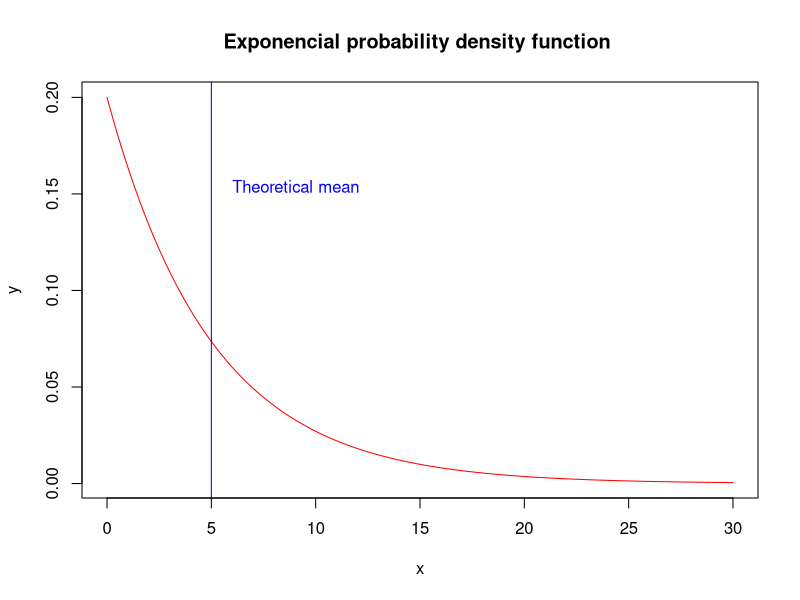
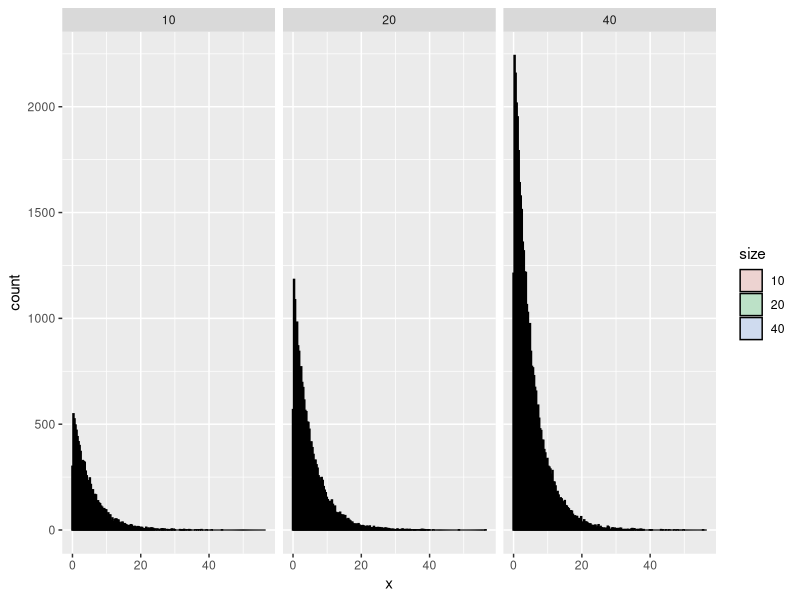
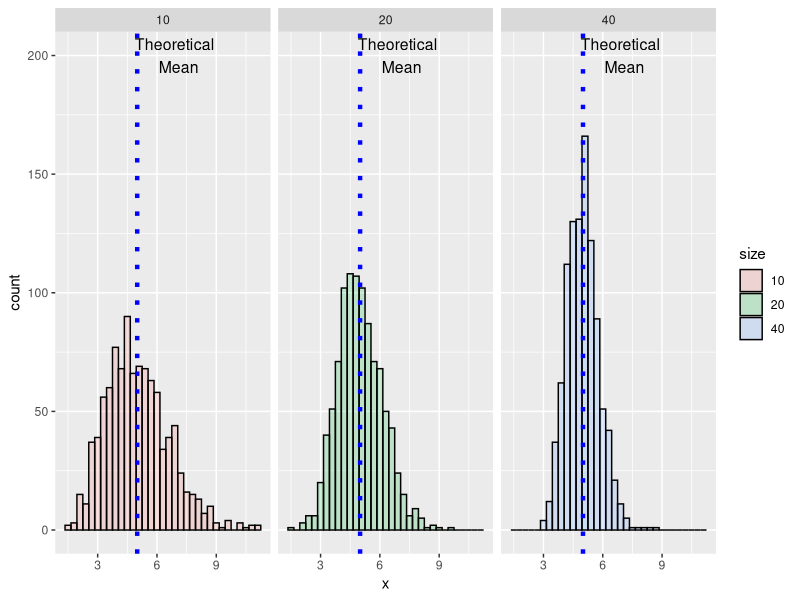
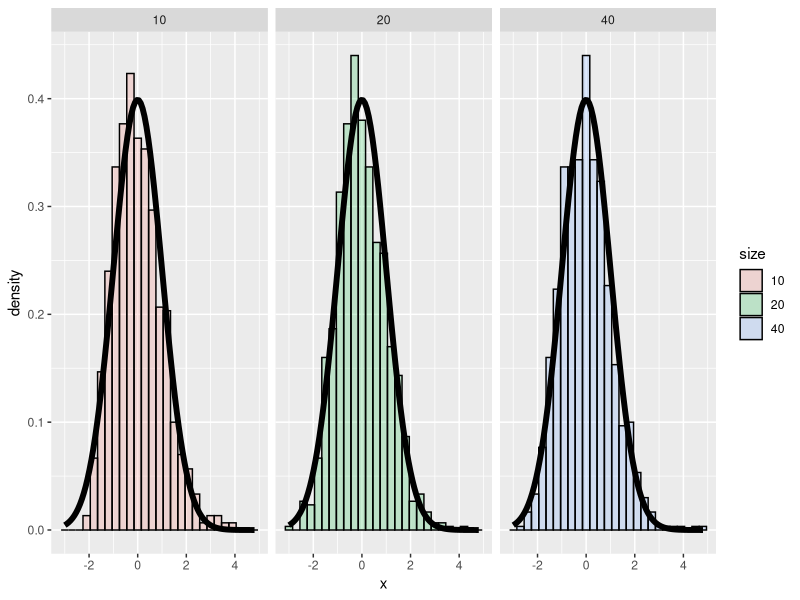

Write R code to recreate these figures, in order.
## ---- chunk 1
knitr::opts_chunk$set(echo = TRUE)
library(dplyr)
library(ggplot2)
library(knitr)
## ---- chunk 2

x <- seq(0,30, 0.01)
lambda = 0.2
dist_exp <- function(x,lambda) (lambda)*exp(-x*lambda)
y <- dist_exp(x, lambda)

plot(x,y, type= "l", col="red", main = "Exponencial probability density function ")
abline(v= 1/lambda, col= "blue" )
text(6, 0.15, "Theoretical mean", col = "blue", adj = c(0, -.1))

## ---- chunk 3
lambda = 0.2
nosim = 1000
n1 = 10
n2 = 20
n3 = 40
set.seed(63)

data1 <- rexp(nosim*n1,lambda)
data2 <- rexp(nosim*n2,lambda)
data3 <- rexp(nosim*n3,lambda)


data <- data.frame(
  x = c(data1, data2, data3),
  size = factor(rep(c(n1,n2,n3),c(length(data1),length(data2),length(data3))))
)

g <- ggplot(data, aes(x = x, fill = size)) + geom_histogram(alpha = .20, binwidth=.3, colour = "black", aes(y = ..count..))
g + facet_grid(. ~ size)

## ---- chunk 4

medias <- data.frame(
  x = c(apply(matrix(data1, nosim), 1, mean),
        apply(matrix(data2, nosim), 1, mean),
        apply(matrix(data3, nosim), 1, mean)
  ),
  size = factor(rep(c(n1, n2, n3), rep(nosim, 3)))) 

g <- (ggplot(medias, aes(x = x, fill = size)) 
      + geom_histogram(alpha = .20, binwidth=.3, colour = "black", aes(y = ..count..)) 
      + geom_vline(xintercept = 1/lambda, linetype = "dotted", size = 1.5, color = "blue")
      + annotate("text", label = "Theoretical \n Mean", size = 4, x = 1.4*(1/lambda), y = 200)
      )
g + facet_grid(. ~ size)

## ---- chunk 5

cfunc <- function(x, n) sqrt(n) * (mean(x) - 1/lambda) / (1/lambda)

dat <- data.frame(
  x = c(apply(matrix(data1, nosim), 1, cfunc, n1),
        apply(matrix(data2, nosim), 1, cfunc, n2),
        apply(matrix(data3, nosim), 1, cfunc, n3)
  ),
  size = factor(rep(c(n1, n2, n3), rep(nosim, 3))))


g <- ggplot(dat, aes(x = x, fill = size)) + geom_histogram(alpha = .20, binwidth=.3, colour = "black", aes(y = ..density..)) 
g <- g + stat_function(fun = dnorm, size = 2)
g + facet_grid(. ~ size)

## ---- chunk 6
teor_var1 <- (1/lambda^2)/n1
teor_var2 <- (1/lambda^2)/n2
teor_var3 <- (1/lambda^2)/n3
sample_var1 <- var(medias$x[medias$size==n1])
sample_var2 <- var(medias$x[medias$size==n2])
sample_var3 <- var(medias$x[medias$size==n3])
conf_1 <- t.test(medias$x[medias$size==n1])
conf_2 <- t.test(medias$x[medias$size==n1])
Conf_3 <- t.test(medias$x[medias$size==n1])

var_table <- tbl_df(rbind(c(n1, teor_var1, sample_var1),
                   cbind(n2, teor_var2,sample_var2),
                   cbind(n3, teor_var3, sample_var3)))
kable(var_table)

